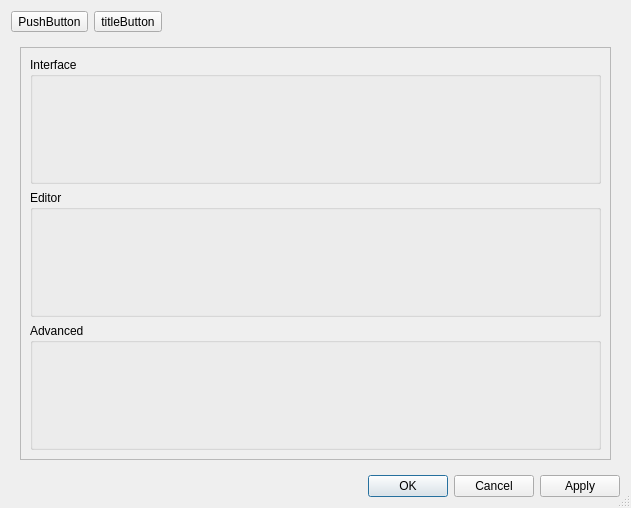
<?xml version="1.0" encoding="UTF-8"?>
<ui version="4.0">
 <class>Preferences</class>
 <widget class="QDialog" name="Preferences">
  <property name="geometry">
   <rect>
    <x>0</x>
    <y>0</y>
    <width>631</width>
    <height>508</height>
   </rect>
  </property>
  <property name="windowTitle">
   <string>Dialog</string>
  </property>
  <property name="sizeGripEnabled">
   <bool>true</bool>
  </property>
  <property name="modal">
   <bool>true</bool>
  </property>
  <layout class="QVBoxLayout" name="verticalLayout">
   <item>
    <layout class="QHBoxLayout" name="horizontalLayout_2">
     <item>
      <widget class="QToolButton" name="previousButton">
       <property name="text">
        <string>PushButton</string>
       </property>
       <property name="icon">
        <iconset>
         <normaloff>pics/32x32/arrow-left.png</normaloff>pics/32x32/arrow-left.png</iconset>
       </property>
       <property name="iconSize">
        <size>
         <width>32</width>
         <height>32</height>
        </size>
       </property>
       <property name="arrowType">
        <enum>Qt::NoArrow</enum>
       </property>
      </widget>
     </item>
     <item>
      <widget class="QToolButton" name="titleButton">
       <property name="text">
        <string notr="true">titleButton</string>
       </property>
       <property name="iconSize">
        <size>
         <width>32</width>
         <height>32</height>
        </size>
       </property>
       <property name="toolButtonStyle">
        <enum>Qt::ToolButtonTextBesideIcon</enum>
       </property>
      </widget>
     </item>
     <item>
      <spacer name="horizontalSpacer">
       <property name="orientation">
        <enum>Qt::Horizontal</enum>
       </property>
       <property name="sizeHint" stdset="0">
        <size>
         <width>40</width>
         <height>20</height>
        </size>
       </property>
      </spacer>
     </item>
    </layout>
   </item>
   <item>
    <widget class="QStackedWidget" name="stackedWidget">
     <property name="currentIndex">
      <number>0</number>
     </property>
     <property name="title" stdset="0">
      <string>Themes</string>
     </property>
     <widget class="QWidget" name="mainPage">
      <property name="title" stdset="0">
       <string>Preferences</string>
      </property>
      <layout class="QVBoxLayout" name="verticalLayout_3">
       <item>
        <widget class="QScrollArea" name="scrollArea">
         <property name="widgetResizable">
          <bool>true</bool>
         </property>
         <widget class="QWidget" name="scrollAreaWidgetContents">
          <property name="geometry">
           <rect>
            <x>0</x>
            <y>0</y>
            <width>593</width>
            <height>389</height>
           </rect>
          </property>
          <layout class="QVBoxLayout" name="verticalLayout_2">
           <item>
            <widget class="QGroupBox" name="interfaceBox">
             <property name="minimumSize">
              <size>
               <width>0</width>
               <height>60</height>
              </size>
             </property>
             <property name="title">
              <string>Interface</string>
             </property>
             <property name="flat">
              <bool>false</bool>
             </property>
             <layout class="QHBoxLayout" name="interfaceLayout"/>
            </widget>
           </item>
           <item>
            <widget class="QGroupBox" name="editorBox">
             <property name="minimumSize">
              <size>
               <width>0</width>
               <height>60</height>
              </size>
             </property>
             <property name="title">
              <string>Editor</string>
             </property>
             <layout class="QHBoxLayout" name="editorLayout"/>
            </widget>
           </item>
           <item>
            <widget class="QGroupBox" name="advancedBox">
             <property name="minimumSize">
              <size>
               <width>0</width>
               <height>60</height>
              </size>
             </property>
             <property name="title">
              <string>Advanced</string>
             </property>
             <layout class="QHBoxLayout" name="advancedLayout"/>
            </widget>
           </item>
          </layout>
         </widget>
        </widget>
       </item>
      </layout>
     </widget>
    </widget>
   </item>
   <item>
    <widget class="QDialogButtonBox" name="buttonBox">
     <property name="orientation">
      <enum>Qt::Horizontal</enum>
     </property>
     <property name="standardButtons">
      <set>QDialogButtonBox::Apply|QDialogButtonBox::Cancel|QDialogButtonBox::Ok</set>
     </property>
    </widget>
   </item>
  </layout>
 </widget>
 <resources>
  <include location="../../../../../plume-creator-code at 0.66.1/src/pics.qrc"/>
 </resources>
 <connections>
  <connection>
   <sender>buttonBox</sender>
   <signal>accepted()</signal>
   <receiver>Preferences</receiver>
   <slot>accept()</slot>
   <hints>
    <hint type="sourcelabel">
     <x>248</x>
     <y>254</y>
    </hint>
    <hint type="destinationlabel">
     <x>157</x>
     <y>274</y>
    </hint>
   </hints>
  </connection>
  <connection>
   <sender>buttonBox</sender>
   <signal>rejected()</signal>
   <receiver>Preferences</receiver>
   <slot>reject()</slot>
   <hints>
    <hint type="sourcelabel">
     <x>316</x>
     <y>260</y>
    </hint>
    <hint type="destinationlabel">
     <x>286</x>
     <y>274</y>
    </hint>
   </hints>
  </connection>
 </connections>
</ui>
